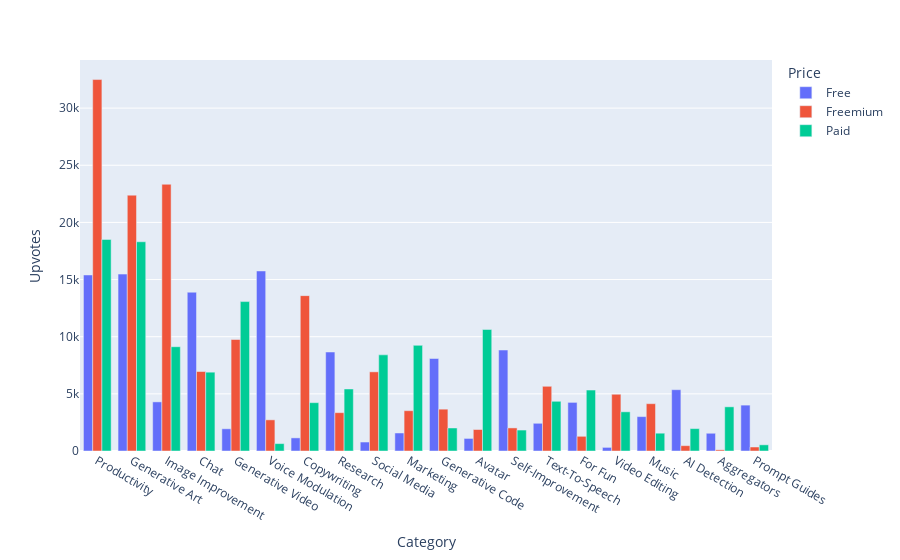

The code cell stored with this chart in its notebook:
### Code cell
fig = px.bar(
    grouped_upvotes, x='Category', y='Upvotes', color='Price', barmode='group', category_orders={'Category': top_categories})
fig.show()

### Figure 1 — Plotly figure (JSON) as saved in the notebook; plotly's stock layout.template omitted (floating-point values rounded to 4 significant figures)
{"data": [{"alignmentgroup": "True", "hovertemplate": "Price=Free<br>Category=%{x}<br>Upvotes=%{y}<extra></extra>", "legendgroup": "Free", "marker": {"color": "#636efa", "pattern": {"shape": ""}}, "name": "Free", "offsetgroup": "Free", "orientation": "v", "showlegend": true, "textposition": "auto", "type": "bar", "x": ["AI Detection", "Aggregators ", "Avatar", "Chat", "Copywriting", "For Fun", "Generative Art", "Generative Code", "Generative Video", "Image Improvement", "Marketing", "Music", "Productivity", "Prompt Guides", "Research", "Self-Improvement", "Social Media", "Text-To-Speech", "Video Editing", "Voice Modulation"], "xaxis": "x", "y": [5363, 1552, 1100, 13893, 1148, 4253, 15478, 8092, 1943, 4298, 1576, 3010, 15401, 4014, 8662, 8834, 785, 2424, 316, 15752], "yaxis": "y"}, {"alignmentgroup": "True", "hovertemplate": "Price=Freemium<br>Category=%{x}<br>Upvotes=%{y}<extra></extra>", "legendgroup": "Freemium", "marker": {"color": "#EF553B", "pattern": {"shape": ""}}, "name": "Freemium", "offsetgroup": "Freemium", "orientation": "v", "showlegend": true, "textposition": "auto", "type": "bar", "x": ["AI Detection", "Aggregators ", "Avatar", "Chat", "Copywriting", "For Fun", "Generative Art", "Generative Code", "Generative Video", "Image Improvement", "Marketing", "Music", "Productivity", "Prompt Guides", "Research", "Self-Improvement", "Social Media", "Text-To-Speech", "Video Editing", "Voice Modulation"], "xaxis": "x", "y": [466, 103, 1880, 6954, 13594, 1286, 22383, 3660, 9755, 23337, 3527, 4140, 32499, 349, 3354, 2019, 6926, 5662, 4964, 2725], "yaxis": "y"}, {"alignmentgroup": "True", "hovertemplate": "Price=Paid<br>Category=%{x}<br>Upvotes=%{y}<extra></extra>", "legendgroup": "Paid", "marker": {"color": "#00cc96", "pattern": {"shape": ""}}, "name": "Paid", "offsetgroup": "Paid", "orientation": "v", "showlegend": true, "textposition": "auto", "type": "bar", "x": ["AI Detection", "Aggregators ", "Avatar", "Chat", "Copywriting", "For Fun", "Generative Art", "Generative Code", "Generative Video", "Image Improvement", "Marketing", "Music", "Productivity", "Prompt Guides", "Research", "Self-Improvement", "Social Media", "Text-To-Speech", "Video Editing", "Voice Modulation"], "xaxis": "x", "y": [1959, 3865, 10633, 6896, 4229, 5334, 18308, 2015, 13073, 9125, 9244, 1558, 18510, 541, 5426, 1833, 8412, 4349, 3429, 647], "yaxis": "y"}], "layout": {"barmode": "group", "legend": {"title": {"text": "Price"}, "tracegroupgap": 0}, "margin": {"t": 60}, "xaxis": {"anchor": "y", "categoryarray": ["Productivity", "Generative Art", "Image Improvement", "Chat", "Generative Video", "Voice Modulation", "Copywriting", "Research", "Social Media", "Marketing", "Generative Code", "Avatar", "Self-Improvement", "Text-To-Speech", "For Fun", "Video Editing", "Music", "AI Detection", "Aggregators ", "Prompt Guides"], "categoryorder": "array", "domain": [0, 1], "title": {"text": "Category"}}, "yaxis": {"anchor": "x", "domain": [0, 1], "title": {"text": "Upvotes"}}}}
